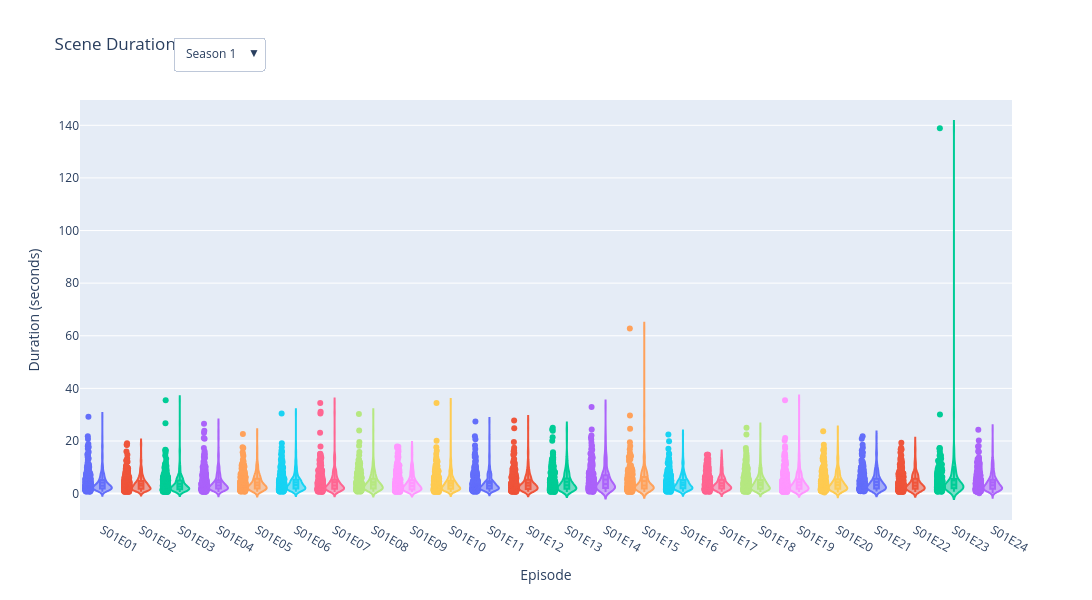

Notebook code for this chart:
### Markdown cell above
# SCENES DURATIONS 🕰️

### Code cell
import pandas as pd
import plotly.graph_objects as go

# Sort seasons
seasons = sorted(df['season'].unique())

# Create figure
fig = go.Figure()
all_traces = []

# Track how many episodes per season (for visibility masks)
season_trace_counts = []

# Create violin traces for each season's episodes
for season in seasons:
    filtered_df = df[df['season'] == season]
    episodes = sorted(filtered_df['episode_short'].unique())
    trace_count = 0
    
    for ep in episodes:
        ep_df = filtered_df[filtered_df['episode_short'] == ep]

        trace = go.Violin(
            x=[ep] * len(ep_df),
            y=ep_df['duration'],
            name=f"Ep {ep}",
            box_visible=True,
            meanline_visible=True,
            points="all",
            visible=(season == seasons[0]),  # Only show first season initially
            customdata=ep_df[['global_scene_number', 'duration']].values,
            hovertemplate=(
                "Episode: %{x}<br>" +
                "Global scene: %{customdata[0]}<br>" +
                "Duration: %{customdata[1]} seconds<br>" +
                "<extra></extra>"  # hides the trace name in the tooltip
    )
)
        fig.add_trace(trace)
        trace_count += 1

    season_trace_counts.append(trace_count)

# Compute visibility masks for each season
# Compute visibility masks for each season
visibility_masks = []
total_traces = sum(season_trace_counts)
start = 0
for count in season_trace_counts:
    mask = [False] * total_traces
    for i in range(count):
        mask[start + i] = True
    visibility_masks.append(mask)
    start += count


# Create dropdown buttons
dropdown_buttons = [
    dict(
        label=f"Season {season}",
        method="update",
        args=[
            {"visible": visibility_masks[i]},
            {"title": f"Scene Duration – Season {season}"}
        ]
    )
    for i, season in enumerate(seasons)
]

# Update layout
fig.update_layout(
    updatemenus=[
        dict(
            active=0,
            buttons=dropdown_buttons,
            x=0.1,
            y=1.15,
            xanchor="left",
            yanchor="top"
        )
    ],
    title=f"Scene Duration – Season {seasons[0]}",
    xaxis_title="Episode",
    yaxis_title="Duration (seconds)",
    width=1200,
    height=600,
    showlegend=False
)

fig.show()
